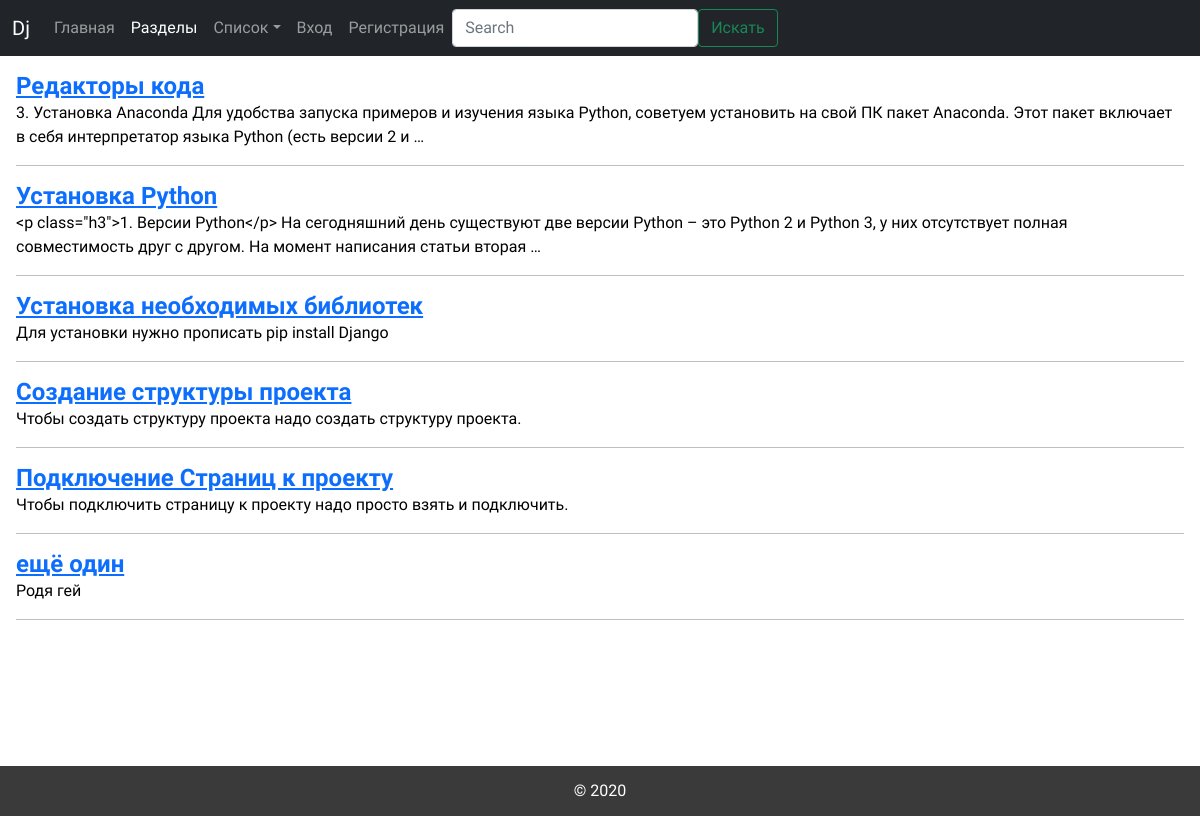
The app's page /learn/search with its own data.
### main/models.py (models this page shows, shortened)
class titleList(models.Model):
    id_title = models.AutoField(primary_key=True)
    id_section = models.ForeignKey(sectionList, on_delete=models.PROTECT, verbose_name="Раздел")
    title = models.CharField(max_length = 50, verbose_name="Пост")
    article_text = models.TextField(null=True, verbose_name="Текст")
    class Meta:
        verbose_name = 'Пост'
        verbose_name_plural = 'Посты'

### learn/views.py (the view)
# urls.py: path('search', views.search, name='search'),
def search(request):
    valGet = request.GET.get('search', '')
    queryset = titleList.objects.filter(Q(title__contains=valGet) | Q(article_text__contains=valGet))
    return render(request, 'learn/search.html', {"queryset": queryset})

### learn/templates/learn/search.html
{% extends "learn/wrapper.html" %}
{% block content %}
<main>
<section class="p-3 sectionMM">
        {% for val in queryset %}
        <a href="{{val.id_title}}" class="section h4 w-100">{{val.title}}</a>
        <p>{{val.article_text|truncatewords_html:30}}</p>
        <hr>
        {% endfor %}
</section>
</main>
{% endblock %}

### records on screen
titleList: title "Редакторы кода", article_text "3. Установка Anaconda Для удобства запуска примеров и изучения языка Python, советуем установить на свой ПК пакет Anaconda. Этот пакет включает в себя интерпретатор языка Python (есть версии 2 и …"
titleList: title "Установка Python", article_text "<p class=\"h3\">1. Версии Python</p> На сегодняшний день существуют две версии Python – это Python 2 и Python 3, у них отсутствует полная совместимость друг с другом. На момент написания статьи вторая …"
titleList: title "Установка необходимых библиотек", article_text "Для установки нужно прописать pip install Django"
titleList: title "Создание структуры проекта", article_text "Чтобы создать структуру проекта надо создать структуру проекта."
titleList: title "Подключение Страниц к проекту", article_text "Чтобы подключить страницу к проекту надо просто взять и подключить."
titleList: title "ещё один", article_text "Родя гей"
